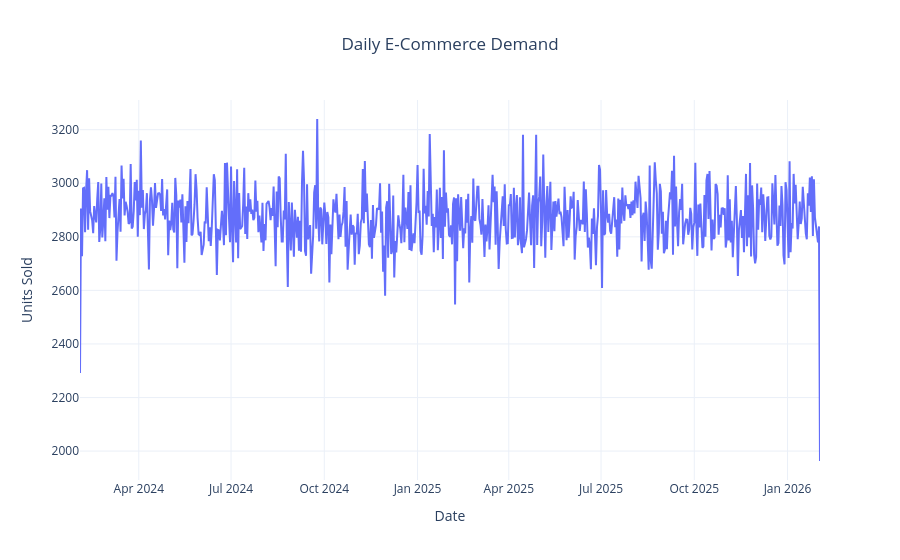

Source (notebook cell):
### Markdown cell above
## 6. Overall Demand EDA

We first examine total completed-order demand at the daily level and check whether demand differs by day of week.

### Code cell
daily_demand = (
    forecast_df
    .groupby("date")["quantity"]
    .sum()
    .reset_index()
)

print("Average daily demand:", round(daily_demand["quantity"].mean(), 2))
print("\nDemand statistics:")
print(daily_demand["quantity"].describe())

fig = px.line(
    daily_demand,
    x="date",
    y="quantity",
    title="Daily E-Commerce Demand",
    labels={"date": "Date", "quantity": "Units Sold"},
    template="plotly_white"
)

fig.update_traces(
    hovertemplate="Date: %{x}<br>Demand: %{y:,.0f} units<extra></extra>"
)

fig.update_layout(title_x=0.5)
fig.show()

### Figure 1 — Plotly figure (JSON) as saved in the notebook; plotly's stock layout.template omitted (floating-point values rounded to 4 significant figures; data arrays with more than 128 entries replaced by an {"elided": "..."} marker saying what was removed)
{"data": [{"hovertemplate": "Date: %{x}<br>Demand: %{y:,.0f} units<extra></extra>", "legendgroup": "", "line": {"color": "#636efa", "dash": "solid"}, "marker": {"symbol": "circle"}, "mode": "lines", "name": "", "orientation": "v", "showlegend": false, "type": "scatter", "x": {"elided": "731 str values"}, "xaxis": "x", "y": {"elided": "731 int values"}, "yaxis": "y"}], "layout": {"legend": {"tracegroupgap": 0}, "title": {"text": "Daily E-Commerce Demand", "x": 0.5}, "xaxis": {"anchor": "y", "domain": [0, 1], "title": {"text": "Date"}}, "yaxis": {"anchor": "x", "domain": [0, 1], "title": {"text": "Units Sold"}}}}
